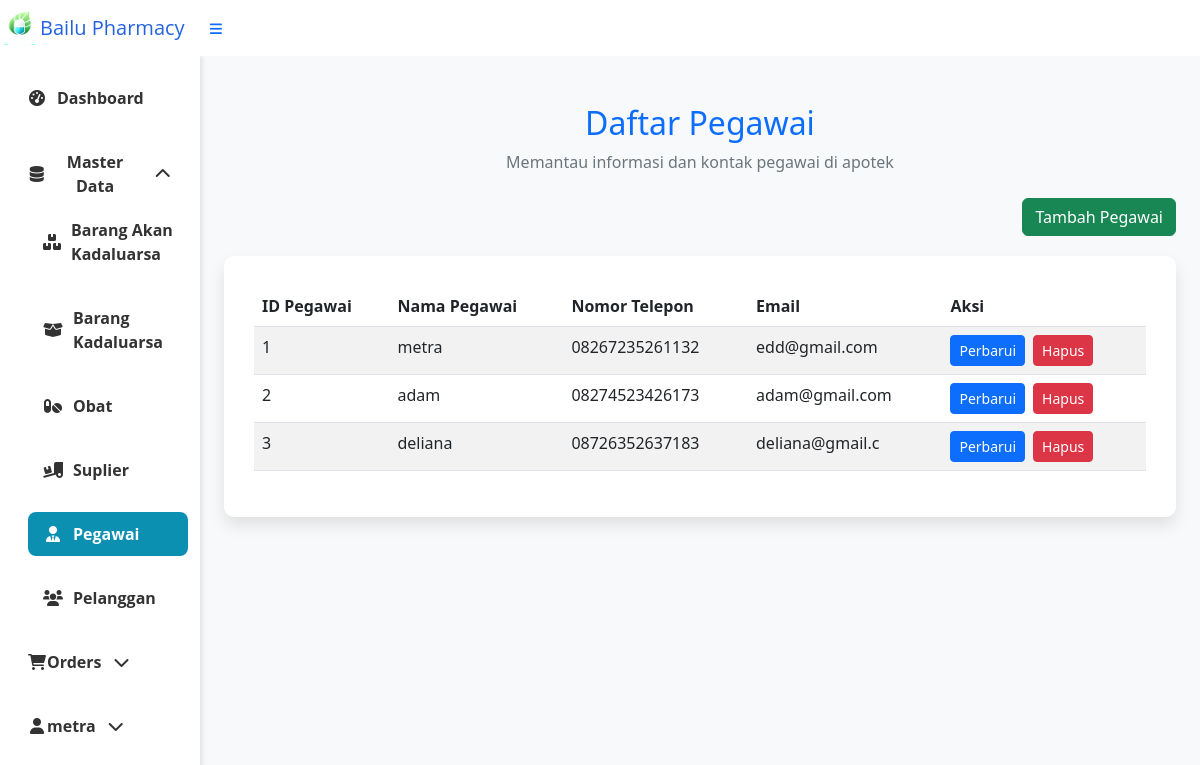
Page /index.php?page=pegawai (signed in) on the committed database.
### tables this page shows
CREATE TABLE `tb_pegawai` (
  `Id_pegawai` int(3) NOT NULL AUTO_INCREMENT,
  `Nama_pegawai` varchar(15) NOT NULL,
  `No_tlp` varchar(15) NOT NULL,
  `email` varchar(15) NOT NULL,
  `Nip` varchar(10) NOT NULL,
  `passwd` varchar(10) NOT NULL,
  PRIMARY KEY (`Id_pegawai`)
);

### pegawai.php (the view, shortened to what this page needs)
<?php
$mysqli = new mysqli("localhost", "root", "", "apotek");
$query = "SELECT * FROM tb_pegawai";
$result = $mysqli->query($query);
?>
<!DOCTYPE html>
<html lang="id">
<head>
    <link href="https://cdn.jsdelivr.net/npm/bootstrap@5.3.0/dist/css/bootstrap.min.css" rel="stylesheet">
</head>
<body>
    <div class="container my-5">
        <div class="mb-4 text-center">
            <h2 class="text-primary">Daftar Pegawai</h2>
            <p class="text-secondary">Memantau informasi dan kontak pegawai di apotek</p>
        </div>
        <div class="d-grid gap-2 d-md-flex justify-content-md-end btn-custom">
            <a class="btn btn-success" href="index.php?page=pegawai.form&action=add" role="button">Tambah Pegawai</a>
        </div>
        <div class="table-wrapper">
            <table class="table table-striped table-hover">
                <thead class="table-header">
                    <tr>
                        <th scope="col">ID Pegawai</th>
                        <th scope="col">Nama Pegawai</th>
                        <th scope="col">Nomor Telepon</th>
                        <th scope="col">Email</th>
                        <th scope="col">Aksi</th>
                    </tr>
                </thead>
                <tbody>
                    <?php
                    if ($result->num_rows > 0) {
                        while ($row = $result->fetch_assoc()) {
                            echo "<tr>";
                            echo "<td>" . htmlspecialchars($row['Id_pegawai']) . "</td>";
                            echo "<td>" . htmlspecialchars($row['Nama_pegawai']) . "</td>";
                            echo "<td>" . htmlspecialchars($row['No_tlp']) . "</td>";
                            echo "<td>" . htmlspecialchars($row['email']) . "</td>";
                            echo "<td>";
                            echo "<a class='btn btn-primary btn-sm me-2' href='index.php?page=pegawai.form&Id_pegawai=" . urlencode($row['Id_pegawai']) . "&action=edit'>Perbarui</a>";
                            echo "<form action='pegawai.action.php' method='POST' class='d-inline'>";
                            echo "<button type='submit' class='btn btn-danger btn-sm' onclick='return confirm(\"Apakah Anda yakin ingin menghapus data ini?\");'>Hapus</button>";
                            echo "</form>";
                            echo "</td>";
                            echo "</tr>";
                        }
                    } else {
                        echo "<tr><td colspan='5' class='no-data'>Tidak ada data yang ditemukan.</td></tr>";
                    }
                    ?>
                </tbody>
            </table>
        </div>
    </div>
</body>
</html>

### index.php (style rules this page uses)
body { background-color: #EFF6FF; font-family: 'Open Sans', sans-serif; font-weight: bold; font-size: 20px; color: #0B90B1; }

### pegawai.php (style rules this page uses)
body { background-color: #f8f9fa; }
.table-wrapper { background-color: #ffffff; padding: 30px; border-radius: 10px; box-shadow: 0 8px 16px rgba(0, 0, 0, 0.1); }
.table-header { background-color: #0d6efd; color: #ffffff; }
.btn-custom { margin-bottom: 20px; }

### rows in the picture
tb_pegawai: Id_pegawai "1", Nama_pegawai "metra", No_tlp "08267235261132", email "edd@gmail.com"
tb_pegawai: Id_pegawai "2", Nama_pegawai "adam", No_tlp "08274523426173", email "adam@gmail.com"
tb_pegawai: Id_pegawai "3", Nama_pegawai "deliana", No_tlp "08726352637183", email "deliana@gmail.c"

### other values in the picture
$_SESSION['username'] "metra"
